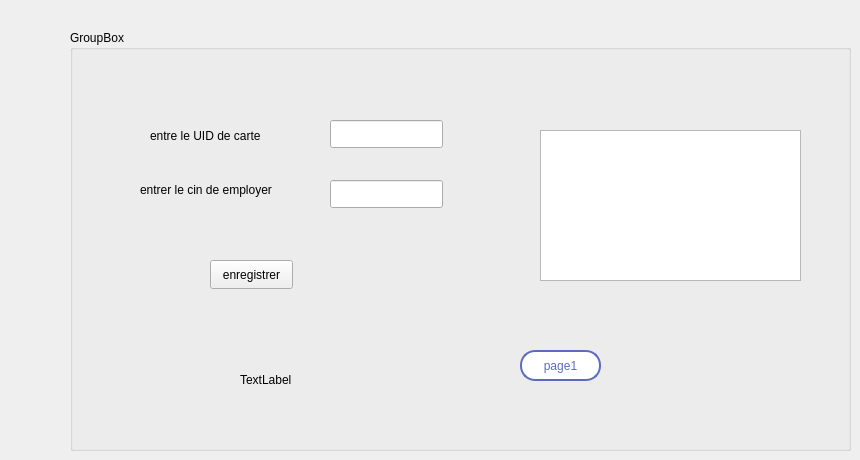
        <widget class="QWidget" name="tab_4">
         <attribute name="title">
          <string>Tab 2</string>
         </attribute>
         <widget class="QGroupBox" name="groupBox_2">
          <property name="geometry">
           <rect>
            <x>70</x>
            <y>30</y>
            <width>781</width>
            <height>421</height>
           </rect>
          </property>
          <property name="title">
           <string>GroupBox</string>
          </property>
          <widget class="QLabel" name="label_7">
           <property name="geometry">
            <rect>
             <x>80</x>
             <y>80</y>
             <width>161</width>
             <height>51</height>
            </rect>
           </property>
           <property name="text">
            <string>entre le UID de carte</string>
           </property>
          </widget>
          <widget class="QLabel" name="label_8">
           <property name="geometry">
            <rect>
             <x>70</x>
             <y>150</y>
             <width>161</width>
             <height>20</height>
            </rect>
           </property>
           <property name="text">
            <string>entrer le cin de employer</string>
           </property>
          </widget>
          <widget class="QTableWidget" name="tableWidget_2">
           <property name="geometry">
            <rect>
             <x>470</x>
             <y>100</y>
             <width>261</width>
             <height>151</height>
            </rect>
           </property>
          </widget>
          <widget class="QPushButton" name="enregistrer_2">
           <property name="geometry">
            <rect>
             <x>140</x>
             <y>230</y>
             <width>83</width>
             <height>29</height>
            </rect>
           </property>
           <property name="text">
            <string>enregistrer</string>
           </property>
          </widget>
          <widget class="QLineEdit" name="UID_2">
           <property name="geometry">
            <rect>
             <x>260</x>
             <y>90</y>
             <width>113</width>
             <height>28</height>
            </rect>
           </property>
          </widget>
          <widget class="QLineEdit" name="cin_2">
           <property name="geometry">
            <rect>
             <x>260</x>
             <y>150</y>
             <width>113</width>
             <height>28</height>
            </rect>
           </property>
          </widget>
          <widget class="QLabel" name="statusLabel_2">
           <property name="geometry">
            <rect>
             <x>170</x>
             <y>340</y>
             <width>201</width>
             <height>20</height>
            </rect>
           </property>
           <property name="text">
            <string>TextLabel</string>
           </property>
          </widget>
          <widget class="QPushButton" name="page1_2">
           <property name="geometry">
            <rect>
             <x>450</x>
             <y>320</y>
             <width>81</width>
             <height>31</height>
            </rect>
           </property>
           <property name="styleSheet">
            <string notr="true">QPushButton {
    border: 2px solid #5C6BC0; /* Bordure bleue */
    background-color: white; /* Couleur de fond blanche */
    color: #5C6BC0; /* Couleur du texte bleue */
    border-radius: 15px; /* Rend le bouton rond, ajusté pour petite taille */
    padding: 5px; /* Espace intérieur réduit */
    min-width: 15px; /* Largeur minimum */
    min-height: 15px; /* Hauteur minimum */
}

QPushButton:hover {
    background-color: #F0F0F0; /* Couleur de fond plus claire au survol */
}

QPushButton:pressed {
    background-color: #E0E0E0; /* Couleur de fond plus foncée lorsque pressé */
}
</string>
           </property>
           <property name="text">
            <string>page1</string>
           </property>
          </widget>
         </widget>
        </widget>
